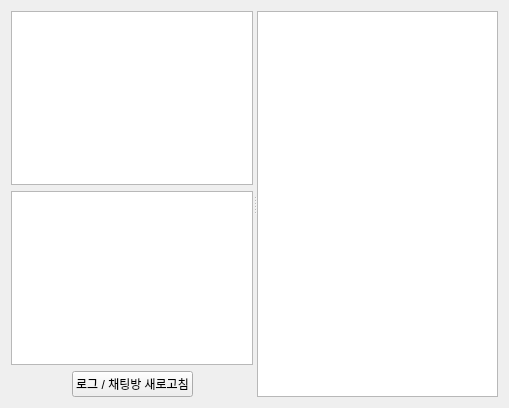
<?xml version="1.0" encoding="UTF-8"?>
<ui version="4.0">
 <class>ChatRoomUI</class>
 <widget class="QWidget" name="ChatRoomUI">
  <property name="geometry">
   <rect>
    <x>0</x>
    <y>0</y>
    <width>509</width>
    <height>408</height>
   </rect>
  </property>
  <property name="windowTitle">
   <string>Form</string>
  </property>
  <layout class="QVBoxLayout" name="verticalLayout_2">
   <item>
    <widget class="QSplitter" name="mainsplitter">
     <property name="orientation">
      <enum>Qt::Orientation::Horizontal</enum>
     </property>
     <widget class="QWidget" name="layoutWidget">
      <layout class="QVBoxLayout" name="verticalLayout">
       <item>
        <widget class="QListWidget" name="LogListWidget"/>
       </item>
       <item>
        <widget class="QListWidget" name="RoomListWidget"/>
       </item>
       <item>
        <layout class="QHBoxLayout" name="horizontalLayout">
         <item>
          <spacer name="horizontalSpacer_2">
           <property name="orientation">
            <enum>Qt::Orientation::Horizontal</enum>
           </property>
           <property name="sizeHint" stdset="0">
            <size>
             <width>40</width>
             <height>20</height>
            </size>
           </property>
          </spacer>
         </item>
         <item>
          <widget class="QPushButton" name="LogLoadButton">
           <property name="text">
            <string>로그 / 채팅방 새로고침</string>
           </property>
          </widget>
         </item>
         <item>
          <spacer name="horizontalSpacer">
           <property name="orientation">
            <enum>Qt::Orientation::Horizontal</enum>
           </property>
           <property name="sizeHint" stdset="0">
            <size>
             <width>40</width>
             <height>20</height>
            </size>
           </property>
          </spacer>
         </item>
        </layout>
       </item>
      </layout>
     </widget>
     <widget class="QTextBrowser" name="logTextBrowser"/>
    </widget>
   </item>
  </layout>
 </widget>
 <resources/>
 <connections/>
</ui>
